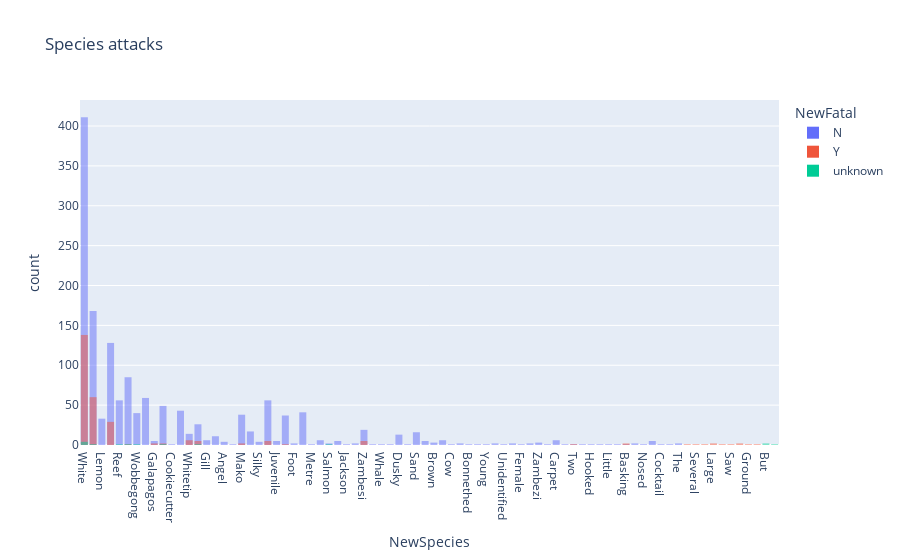

Notebook source saved alongside this figure:
### Code cell
fifth_graphic

### Figure 1 — Plotly figure (JSON) as saved in the notebook; plotly's stock layout.template omitted (floating-point values rounded to 4 significant figures; data arrays with more than 128 entries replaced by an {"elided": "..."} marker saying what was removed)
{"data": [{"alignmentgroup": "True", "bingroup": "x", "hovertemplate": "NewFatal=N<br>NewSpecies=%{x}<br>count=%{y}<extra></extra>", "legendgroup": "N", "marker": {"color": "#636efa", "opacity": 0.5, "pattern": {"shape": ""}}, "name": "N", "offsetgroup": "N", "orientation": "v", "showlegend": true, "type": "histogram", "x": {"elided": "3227 str values"}, "xaxis": "x", "yaxis": "y"}, {"alignmentgroup": "True", "bingroup": "x", "hovertemplate": "NewFatal=Y<br>NewSpecies=%{x}<br>count=%{y}<extra></extra>", "legendgroup": "Y", "marker": {"color": "#EF553B", "opacity": 0.5, "pattern": {"shape": ""}}, "name": "Y", "offsetgroup": "Y", "orientation": "v", "showlegend": true, "type": "histogram", "x": {"elided": "677 str values"}, "xaxis": "x", "yaxis": "y"}, {"alignmentgroup": "True", "bingroup": "x", "hovertemplate": "NewFatal=unknown<br>NewSpecies=%{x}<br>count=%{y}<extra></extra>", "legendgroup": "unknown", "marker": {"color": "#00cc96", "opacity": 0.5, "pattern": {"shape": ""}}, "name": "unknown", "offsetgroup": "unknown", "orientation": "v", "showlegend": true, "type": "histogram", "x": {"elided": "234 str values"}, "xaxis": "x", "yaxis": "y"}], "layout": {"barmode": "overlay", "legend": {"title": {"text": "NewFatal"}, "tracegroupgap": 0}, "title": {"text": "Species attacks"}, "xaxis": {"anchor": "y", "domain": [0, 1], "title": {"text": "NewSpecies"}}, "yaxis": {"anchor": "x", "domain": [0, 1], "title": {"text": "count"}}}}
